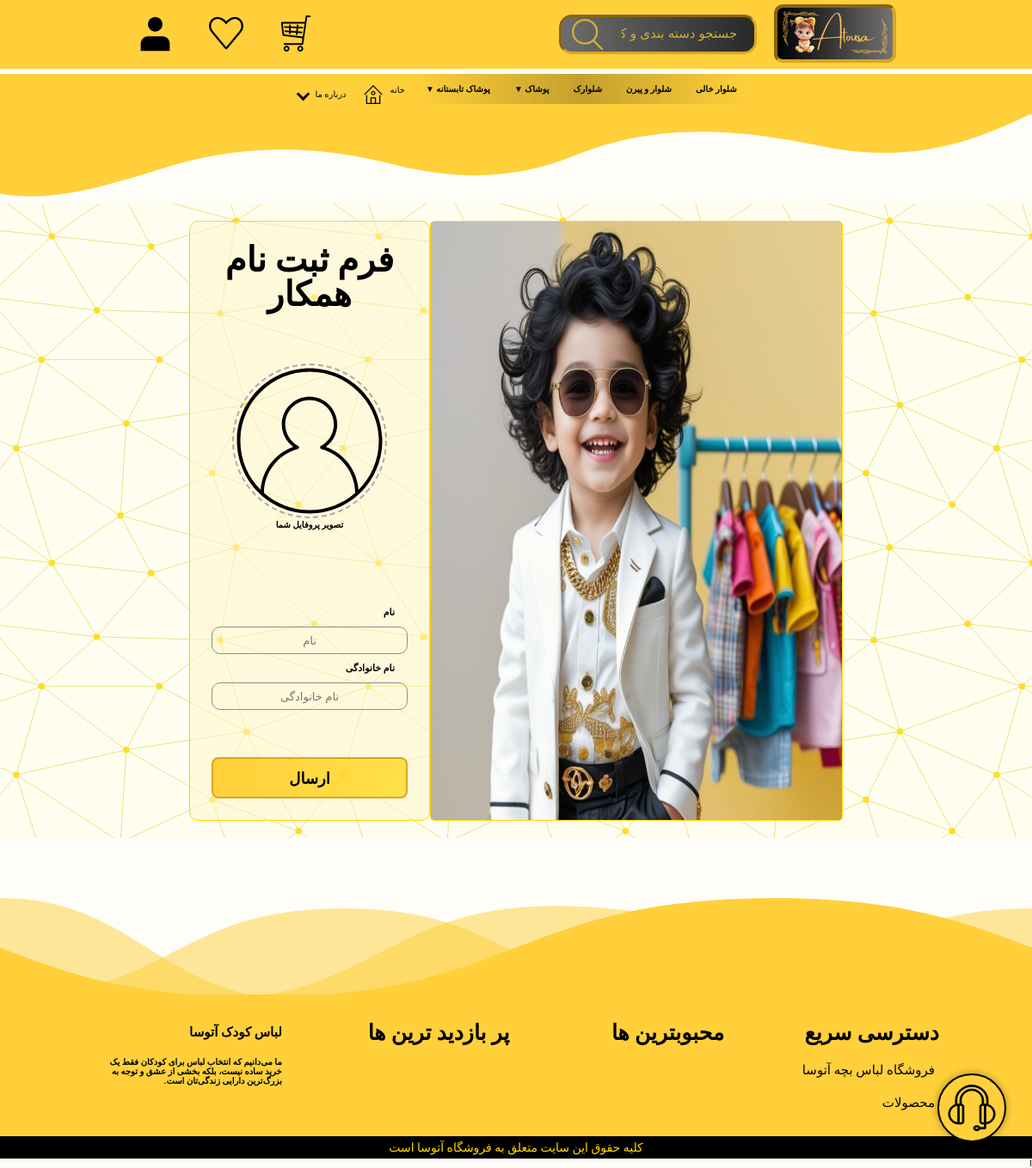
The app's page /account/partner-ship/ (signed in) with its own data.
### products/models.py (models this page shows, shortened)
class Base(models.Model):
    title = models.CharField(max_length=100, verbose_name='عنوان', db_index=True)
    slug = models.CharField(max_length=100, unique=True, verbose_name='اسلاگ', null=True, blank=True, db_index=True)
    is_active = models.BooleanField(default=True, db_index=True)
    class Meta:
        abstract = True

class Category(Base):
    sub_category = models.ForeignKey('self', on_delete=models.CASCADE, blank=True, null=True,
                                     verbose_name='دسته بندی اصلی', related_name='sub_categories')
    image = ProcessedImageField(
        null=True,
        blank=True,
        upload_to='products/',
        processors=[ResizeToFill(200, 200)],
        format='WEBP',
        options={'quality': 100}
    )
    class Meta:
        db_table = 'category'
        verbose_name = 'دسته بندی'
        verbose_name_plural = 'دسته بندی ها'
        ordering = ['title']

### site_settings/models.py (models this page shows, shortened)
class Footer(models.Model):
    title = models.CharField(max_length=100, verbose_name="عنوان")
    link = models.CharField(max_length=100, verbose_name="آدرس صفحه", null=True, blank=True)
    sub_links = models.ForeignKey('self', null=True, blank=True, related_name='sub_link', verbose_name="زیر دسته ها",
                                  on_delete=models.CASCADE)
    class Meta:
        verbose_name = "پاورقی"
        verbose_name_plural = "پاورقی ها"
        ordering = ['title']

### account/views.py (the view, shortened to what this page needs)
# urls.py: path('partner-ship/', views.PartnerShipRegister.as_view(), name='partner_register_page'),
class PartnerShipRegister(LoginRequiredMixin, View):
    template_name = 'account/partner_register.html'
    def get(self, request):
        user = request.user
        partner = Partnership.objects.filter(user=user).exists()
        if partner:
            return redirect('partner_dashboard_page')
        form = PartnershipForm()
        return render(request, self.template_name, {'form': form})

### account/forms.py (shortened to what this page needs)
class PartnershipForm(forms.ModelForm):
    class Meta:
        model = Partnership
        fields = ['first_name', 'last_name', 'image']
        labels = {
            'first_name': 'نام',
            'last_name': 'نام خانوادگی',
            'image': 'تصویر پروفایل',
        }
        widgets = {
            'first_name': forms.TextInput(attrs={
                'placeholder': 'نام',
            }),
            'last_name': forms.TextInput(attrs={
                'placeholder': 'نام خانوادگی',
            }),
        }
        error_messages = {
            'first_name': {
                'required': 'لطفاً نام خود را وارد کنید.',
            },
            'last_name': {
                'required': 'لطفاً نام خانوادگی خود را وارد کنید.',
            },
            'image': {
                'required': 'لطفاً تصویر پروفایل خود را بارگذاری کنید.',
            },
        }

### aboutus_contactus/context_processors.py (called while the page is built)
def get_cache_key(request, key_name):
    if request.user.is_authenticated:
        return f'{key_name}_user_{request.user.id}'
    else:
        if not request.session.session_key:
            request.session.save()  # اطمینان از داشتن session_key
        return f'{key_name}_session_{request.session.session_key}'

def wishlist_count(request):
    cache_key = get_cache_key(request, 'wishlist_count')
    count = cache.get(cache_key)
    if count is None:
        if request.user.is_authenticated:
            count = WishList.objects.filter(user=request.user).count()
        else:
            wishlist = request.session.get('wishlist', [])
            count = len(wishlist)
        cache.set(cache_key, count, 60 * 60)
    return {'wishlist_count': count}

def messages_count(request):
    user = request.user
    if not user.is_authenticated:
        return {'messages_count': 0}
    cache_key = f'{user.id}_messages_count'
    count = cache.get(cache_key)
    if count is None:
        count = ReplyContact.objects.filter(user=user, is_read=False).count()
        cache.set(cache_key, count, 60 * 60)
    return {'messages_count': count}

def partner(request):
    part = is_partner(request)
    return {'part': part}

### account/utils.py (called while the page is built)
def is_partner(request):
    if request.user.is_authenticated:
        user = request.user
        return Partnership.objects.filter(user=user, is_active=True).exists()
    return False

### orders/cart.py (called while the page is built)
    def __len__(self):
        return sum(int(item['quantity']) for item in self.cart.values())

### orders/context_processors.py (called while the page is built)
def cart_context(request):
    cart = Cart(request)
    return {'cart_item_count': len(cart)}

### account/templates/account/partner_register.html (shortened to what this page needs)
{% extends 'base/index.html' %}
{% load static %}
{% block css %}
    <link rel="stylesheet" href={% static "css/form_base.css" %}>{% endblock %}
{% block content %}
    <section class="book" id="form_auth">
        <div id="form-ui">
            <img id=cover_img src="/static/image/welcom.jpg"
                 alt="">
            <form action="{% url 'partner_register_page' %}" method="post" id="form" enctype="multipart/form-data"
                  novalidate>
                <div id="welcome-lines">
                    <div id="welcome-line-1">فرم ثبت نام همکار</div>
                </div>
                <div id="form-body">
                    <div class="image-upload-container">
                        <label for="id_image" class="image-upload-label">
                            <img id="imagePreview" src="/static/image/icons/user-prof.svg" alt="پیش‌ نمایش تصویر">
                        </label>
                        <h4>تصویر پروفایل شما</h4>
                    </div>
                    <div id="input-area">
                        {% for field in form %}
                            {% if field.name != "image" %}
                                <div id="label-input"><label for="{{ field.id_for_label }}">{{ field.label }}</label>
                                </div>
                                <div class="form-inp">
                                    {{ field }}
                                </div>
                            {% endif %}
                        {% endfor %}
                    </div>
                    <div id="submit-button-cvrr">
                        <button id="submit-button" type="submit">ارسال</button>
                    </div>
                </div>
            </form>
        </div>
    </section>
{% endblock %}

### home/templates/home/includes/header_categories.html (shortened to what this page needs)
<ul class="main-menu">
    {% for category in categories %}
        <li class="main-menu-item">
            <a href="{% url 'product_list_page' %}?category={{ category.slug }}">
                {{ category.title }}
                {% if category.children %}
                    <span class="toggle-arrow">▼</span>
                {% endif %}
            </a>
        </li>
    {% endfor %}
</ul>

### templates/includes/footer.html
{% load cache %}
{% cache 6000 "footer_static"%}
<div id="footer-wrapper">
    <img id="footer-bg" src="/static/image/about-us-bg.svg" alt="لباس بچه">
    <section class="footer">
    <div class="box-container">
        {% for link in links %}
            <div class="box">
                <h3>{{ link.title }}</h3>
                {% for sub in link.sub_link.all %}
                    <a href="{{ sub.link }}"> <i class="fas fa-arrow-right"></i> {{ sub.title }} </a>
                {% endfor %}
            </div>
        {% endfor %}
    <div id="footer-des">
        <h1>لباس کودک آتوسا</h1>
        <h4>ما می‌دانیم که انتخاب لباس برای کودکان فقط یک خرید ساده نیست، بلکه بخشی از عشق و توجه به بزرگ‌ترین دارایی زندگی‌تان است.</h4>
    </div>
    </div>
</section>
    <div id="copy-right"><p>کلیه حقوق این سایت متعلق به فروشگاه آتوسا است </p></div>
</div>
{% endcache %}

### static/css/base.css (style rules this page uses)
body { background-color: #fefdf49c; font-family: 'Vazirmatn', Tahoma, sans-serif; padding-top: 117px; }
html, body { width: 100%; margin: 0; box-sizing: border-box; overflow-x: hidden; }
button { font-family: inherit; font-size: inherit; font-weight: inherit; line-height: inherit; letter-spacing: inherit; color: inherit; }
* { margin: 0; padding: 0; box-sizing: border-box; outline: none; border: none; text-decoration: none; text-transform: capitalize; transition: all .2s linear; }
html { font-size: 62.5%; overflow-x: hidden; scroll-padding-top: 7rem; scroll-behavior: smooth; }
section { padding: 2rem 9%; }
.main-menu { display: flex; list-style: none; padding: 0; margin: 0; background: linear-gradient(to right, rgba(147, 147, 147, 0), rgba(0, 0, 0, 0.23), rgba(133, 133, 133, 0)); direction: rtl; justify-content: center; }
.main-menu-item { position: relative; }
.main-menu-item > a { display: block; padding: 12px 14px; color: #000000; text-decoration: none; font-weight: bold; transition: background 0.5s; }
.footer .box-container { display: grid; grid-template-columns: repeat(auto-fit, minmax(23rem, 1fr)); gap: 1.5rem; }
.footer .box-container .box h3 { font-size: 2.5rem; padding: 1rem 0; }
.footer .box-container .box a { display: block; font-size: 1.5rem; padding: 1rem 0; color: black; }
.footer .box-container .box a i { padding-right: .5rem; }
.footer { background-color: #FFD03A; }
#footer-bg { position: relative; bottom: -10px; margin-top: 60px; }
#copy-right { display: flex; justify-content: center; background-color: black; color: gold; font-size: 1.4rem; padding: 5px; }
#footer-des { display: flex; flex-direction: column; gap: 20px; padding: 1.5rem; }

### static/css/form_base.css (style rules this page uses)
#form_auth { text-align: center; display: flex; justify-content: center; background-color: #FFFDEF; }
#cover_img { width: 48rem; border-radius: 5px; border: 1px solid gold; }
#form-ui { display: flex; justify-content: center; animation: rgbGlow 5s infinite alternate; }
#welcome-lines { text-align: center; line-height: 1; display: flex; flex-direction: column; gap: 30px; }
#welcome-line-1 { color: #000000; font-weight: 600; font-size: 40px; }
#form { display: flex; flex-direction: column; gap: 50px; place-items: center; width: 28rem; padding: 25px; background-color: rgba(255, 246, 203, 0.51); border-radius: 10px; border: 1px solid gold; }
#form-body { width: 100%; margin: 0 auto; display: flex; flex-direction: column; gap: 40px; }
#input-area { margin-top: 40px; }
.form-inp { border: 1px solid #8d8d8d; line-height: 1; border-radius: 10px; }
.form-inp input { cursor: pointer; width: 100%; height: 3rem; text-align: center; background: none; font-size: 1.3rem; color: #000000; border: none; }
#submit-button { width: 100%; color: #000000; background: linear-gradient(to right, #FFD03A, rgba(255, 212, 0, 0.67)); border: 2px goldenrod solid; font-weight: 600; font-size: 18px; margin: 0; padding: 14px 13px 12px 13px; border-radius: 8px; line-height: 1; cursor: pointer; transition: all ease-in-out .5s; }
.image-upload-container { text-align: center; margin-top: 1rem; }
.image-upload-label { display: inline-block; width: 180px; height: 180px; border-radius: 50%; overflow: hidden; border: 2px dashed #aaa; cursor: pointer; transition: border 0.3s ease; }
#label-input { display: flex; padding: 5px; margin: 5px 10px; font-size: 1.1rem; font-weight: 600; }
#submit-button-cvrr { display: flex; justify-content: end; margin-top: 15px; }
.image-upload-label img { width: 100%; height: 100%; object-fit: cover; pointer-events: none; }

### records on screen
Category: title "شلوار خالی"
Category: title "شلوار و پیرن"
Category: title "شلوارک"
Category: title "پوشاک"
Category: title "پوشاک تابستانه"
Footer: title "دسترسی سریع"
Footer: title "فروشگاه لباس بچه آتوسا"
Footer: title "محصولات"
Footer: title "محبوبترین ها"
Footer: title "پر بازدید ترین ها"

### other values on screen
{{ field.label }} "نام" "نام خانوادگی"
